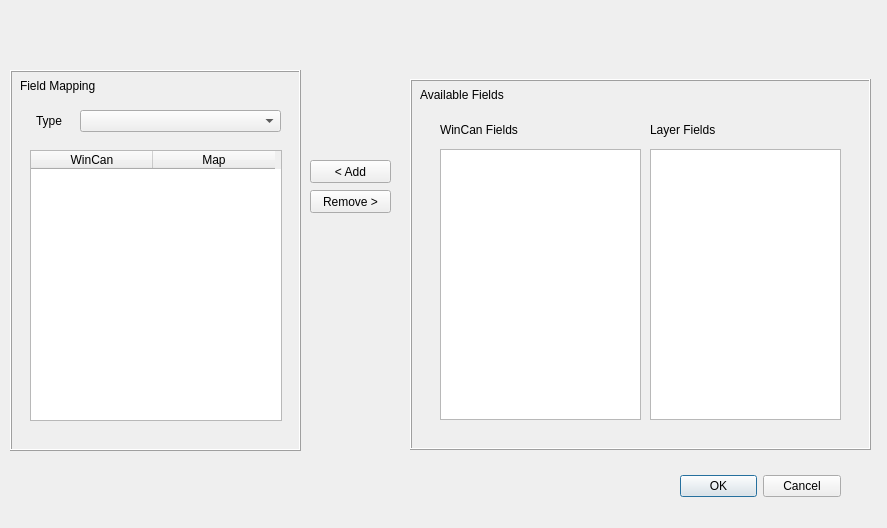
<?xml version="1.0" encoding="UTF-8"?>
<ui version="4.0">
 <class>VXDialogBase</class>
 <widget class="QDialog" name="VXDialogBase">
  <property name="enabled">
   <bool>true</bool>
  </property>
  <property name="geometry">
   <rect>
    <x>0</x>
    <y>0</y>
    <width>887</width>
    <height>528</height>
   </rect>
  </property>
  <property name="minimumSize">
   <size>
    <width>887</width>
    <height>528</height>
   </size>
  </property>
  <property name="maximumSize">
   <size>
    <width>887</width>
    <height>528</height>
   </size>
  </property>
  <property name="windowTitle">
   <string>Fields Mapping</string>
  </property>
  <property name="windowIcon">
   <iconset resource="resources.qrc">
    <normaloff>:/Icons/Logo</normaloff>:/Icons/Logo</iconset>
  </property>
  <widget class="QDialogButtonBox" name="button_box">
   <property name="geometry">
    <rect>
     <x>680</x>
     <y>461</y>
     <width>161</width>
     <height>51</height>
    </rect>
   </property>
   <property name="sizePolicy">
    <sizepolicy hsizetype="Expanding" vsizetype="Expanding">
     <horstretch>0</horstretch>
     <verstretch>0</verstretch>
    </sizepolicy>
   </property>
   <property name="sizeIncrement">
    <size>
     <width>100</width>
     <height>100</height>
    </size>
   </property>
   <property name="styleSheet">
    <string notr="true"/>
   </property>
   <property name="orientation">
    <enum>Qt::Horizontal</enum>
   </property>
   <property name="standardButtons">
    <set>QDialogButtonBox::Cancel|QDialogButtonBox::Ok</set>
   </property>
  </widget>
  <widget class="QPushButton" name="Dodaj">
   <property name="geometry">
    <rect>
     <x>310</x>
     <y>160</y>
     <width>81</width>
     <height>23</height>
    </rect>
   </property>
   <property name="text">
    <string>&lt; Add</string>
   </property>
  </widget>
  <widget class="QLabel" name="Logo">
   <property name="geometry">
    <rect>
     <x>315</x>
     <y>220</y>
     <width>71</width>
     <height>71</height>
    </rect>
   </property>
   <property name="text">
    <string/>
   </property>
   <property name="pixmap">
    <pixmap resource="resources.qrc">:/Icons/Logo</pixmap>
   </property>
  </widget>
  <widget class="QFrame" name="frame">
   <property name="geometry">
    <rect>
     <x>410</x>
     <y>79</y>
     <width>461</width>
     <height>371</height>
    </rect>
   </property>
   <property name="frameShape">
    <enum>QFrame::Box</enum>
   </property>
   <property name="frameShadow">
    <enum>QFrame::Raised</enum>
   </property>
   <property name="lineWidth">
    <number>1</number>
   </property>
   <widget class="QListWidget" name="listWidget">
    <property name="geometry">
     <rect>
      <x>30</x>
      <y>70</y>
      <width>201</width>
      <height>271</height>
     </rect>
    </property>
   </widget>
   <widget class="QListWidget" name="listWidget_2">
    <property name="geometry">
     <rect>
      <x>240</x>
      <y>70</y>
      <width>191</width>
      <height>271</height>
     </rect>
    </property>
   </widget>
   <widget class="QLabel" name="Pola_WinCan">
    <property name="geometry">
     <rect>
      <x>30</x>
      <y>40</y>
      <width>91</width>
      <height>21</height>
     </rect>
    </property>
    <property name="text">
     <string>WinCan Fields</string>
    </property>
   </widget>
   <widget class="QLabel" name="Dostepne_pola">
    <property name="geometry">
     <rect>
      <x>10</x>
      <y>0</y>
      <width>91</width>
      <height>31</height>
     </rect>
    </property>
    <property name="text">
     <string>Available Fields</string>
    </property>
   </widget>
   <widget class="QLabel" name="Pola_warstwy">
    <property name="geometry">
     <rect>
      <x>240</x>
      <y>40</y>
      <width>81</width>
      <height>21</height>
     </rect>
    </property>
    <property name="text">
     <string>Layer Fields</string>
    </property>
   </widget>
  </widget>
  <widget class="QFrame" name="frame_2">
   <property name="geometry">
    <rect>
     <x>10</x>
     <y>70</y>
     <width>291</width>
     <height>381</height>
    </rect>
   </property>
   <property name="styleSheet">
    <string notr="true"/>
   </property>
   <property name="frameShape">
    <enum>QFrame::Box</enum>
   </property>
   <property name="frameShadow">
    <enum>QFrame::Raised</enum>
   </property>
   <widget class="QTableWidget" name="tableWidget">
    <property name="geometry">
     <rect>
      <x>20</x>
      <y>80</y>
      <width>252</width>
      <height>271</height>
     </rect>
    </property>
    <property name="showGrid">
     <bool>true</bool>
    </property>
    <attribute name="horizontalHeaderDefaultSectionSize">
     <number>122</number>
    </attribute>
    <column>
     <property name="text">
      <string>WinCan</string>
     </property>
    </column>
    <column>
     <property name="text">
      <string>Map</string>
     </property>
    </column>
   </widget>
   <widget class="QLabel" name="Dostepne_pola_2">
    <property name="geometry">
     <rect>
      <x>10</x>
      <y>0</y>
      <width>91</width>
      <height>31</height>
     </rect>
    </property>
    <property name="text">
     <string>Field Mapping</string>
    </property>
   </widget>
   <widget class="QComboBox" name="comboBox">
    <property name="geometry">
     <rect>
      <x>70</x>
      <y>40</y>
      <width>201</width>
      <height>22</height>
     </rect>
    </property>
    <property name="contextMenuPolicy">
     <enum>Qt::ActionsContextMenu</enum>
    </property>
   </widget>
   <widget class="QLabel" name="label">
    <property name="geometry">
     <rect>
      <x>26</x>
      <y>40</y>
      <width>31</width>
      <height>21</height>
     </rect>
    </property>
    <property name="text">
     <string>Type</string>
    </property>
   </widget>
  </widget>
  <widget class="QPushButton" name="Usun">
   <property name="geometry">
    <rect>
     <x>310</x>
     <y>190</y>
     <width>81</width>
     <height>23</height>
    </rect>
   </property>
   <property name="text">
    <string>Remove &gt;</string>
   </property>
  </widget>
  <zorder>frame</zorder>
  <zorder>button_box</zorder>
  <zorder>Dodaj</zorder>
  <zorder>Logo</zorder>
  <zorder>frame_2</zorder>
  <zorder>Usun</zorder>
 </widget>
 <connections>
  <connection>
   <sender>button_box</sender>
   <signal>accepted()</signal>
   <receiver>VXDialogBase</receiver>
   <slot>accept()</slot>
   <hints>
    <hint type="sourcelabel">
     <x>20</x>
     <y>20</y>
    </hint>
    <hint type="destinationlabel">
     <x>20</x>
     <y>20</y>
    </hint>
   </hints>
  </connection>
  <connection>
   <sender>button_box</sender>
   <signal>rejected()</signal>
   <receiver>VXDialogBase</receiver>
   <slot>reject()</slot>
   <hints>
    <hint type="sourcelabel">
     <x>20</x>
     <y>20</y>
    </hint>
    <hint type="destinationlabel">
     <x>20</x>
     <y>20</y>
    </hint>
   </hints>
  </connection>
 </connections>
</ui>
